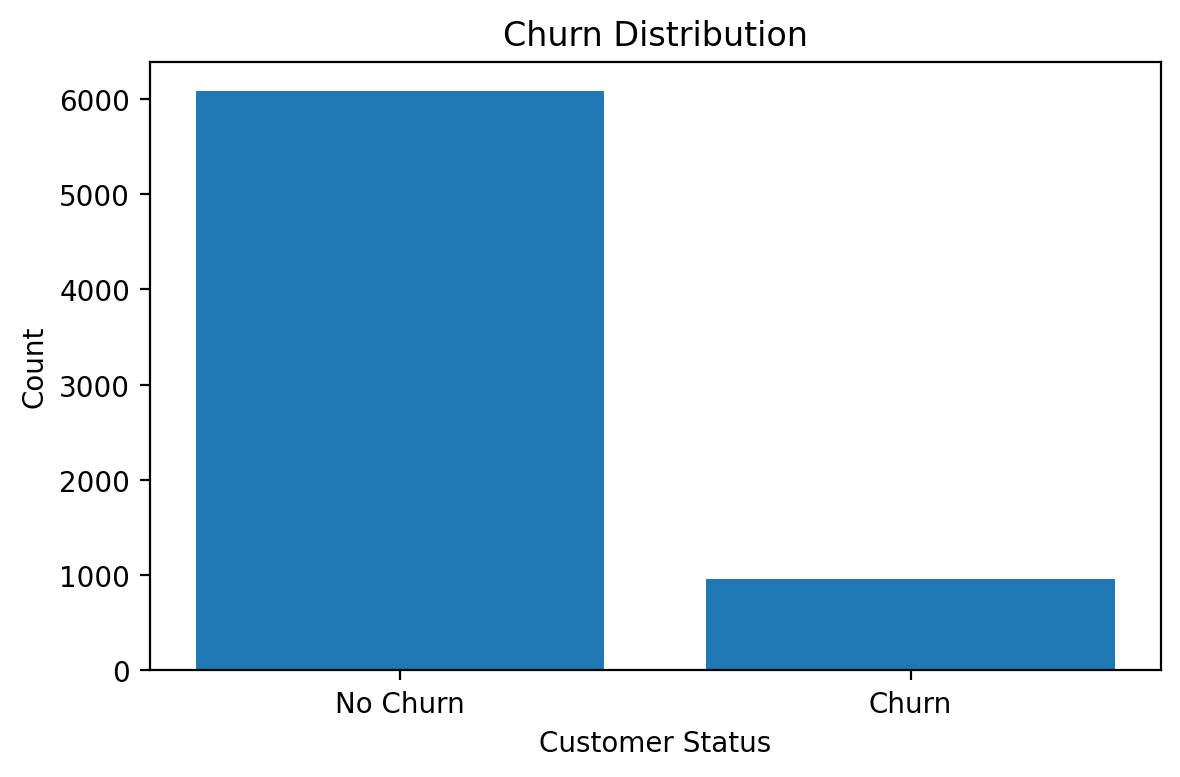
#> input picture artifacts/eda/churn_distribution.png, 1180 x 777 px
$ python new.py
#> lines starting #> are read from the running program, lines starting #| are printed output that depends on the picture
from pathlib import Path
from PIL import Image, ImageOps, ImageDraw

eda_dir = Path("artifacts/eda")

files = [
    eda_dir / "churn_distribution.png",
    eda_dir / "churn_vs_contract.png",
    eda_dir / "churn_vs_tenure.png",
    eda_dir / "churn_vs_monthly_charges.png",
    eda_dir / "correlation_heatmap.png",
]

images = [Image.open(f).convert("RGB") for f in files]
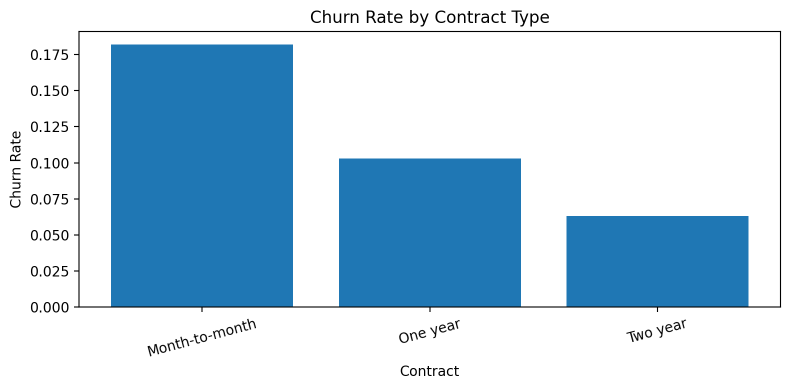
#> input picture artifacts/eda/churn_vs_contract.png, 1580 x 778 px (shown at 1/2 size)
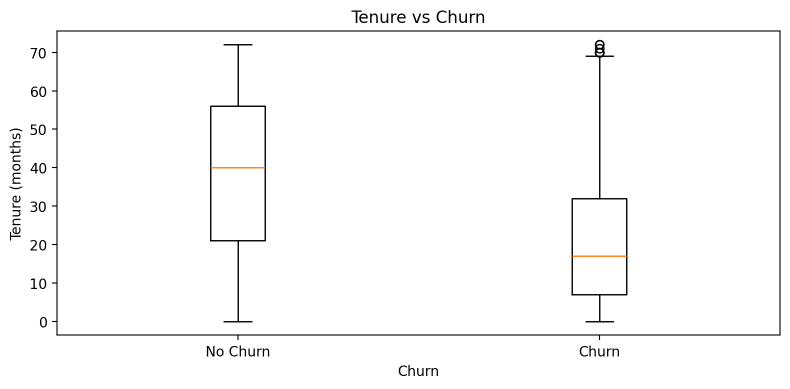
#> input picture artifacts/eda/churn_vs_tenure.png, 1580 x 777 px (shown at 1/2 size)
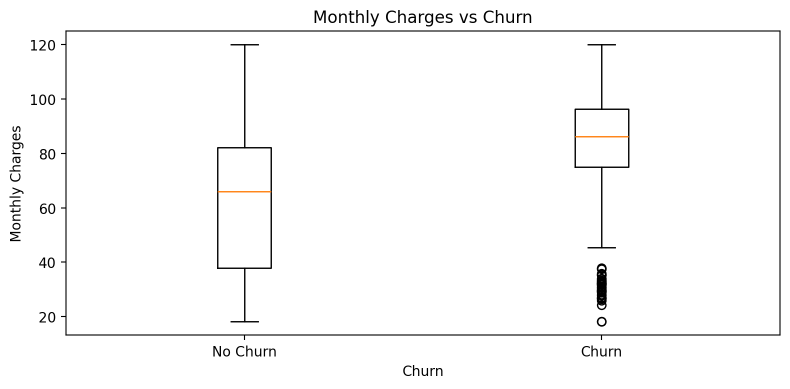
#> input picture artifacts/eda/churn_vs_monthly_charges.png, 1580 x 777 px (shown at 1/2 size)
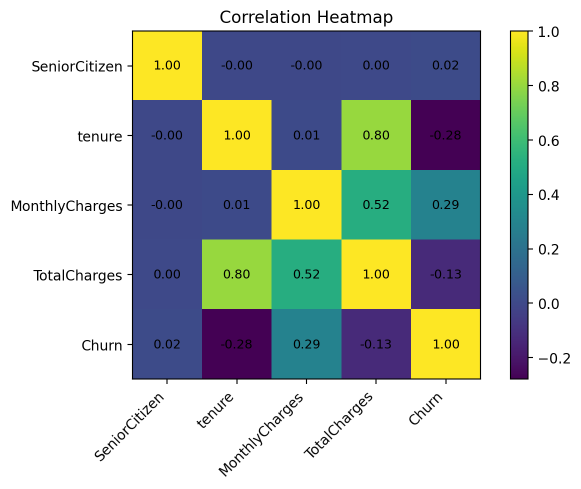
#> input picture artifacts/eda/correlation_heatmap.png, 1162 x 977 px (shown at 1/2 size)
#> images = 5 items
images = [ImageOps.contain(img, (900, 600)) for img in images]

cell_w, cell_h = 920, 620
canvas = Image.new("RGB", (cell_w * 2 + 40, cell_h * 3 + 180), "white")
#> canvas: PIL image 1880x2040 RGB; every value is 255
draw = ImageDraw.Draw(canvas)

draw.text((30, 20), "EDA Dashboard — Customer Churn Prediction", fill="black")
draw.text((30, 55), "Churn distribution, contract, tenure, charges, and correlation", fill="black")

positions = [
    (20, 100), (cell_w + 20, 100),
    (20, 100 + cell_h), (cell_w + 20, 100 + cell_h),
]

for img, pos in zip(images[:4], positions):
    canvas.paste(img, pos)
#> this loop made 4 passes
#> pos on passes 1 to 4: (20, 100), (940, 100), (20, 720), (940, 720)
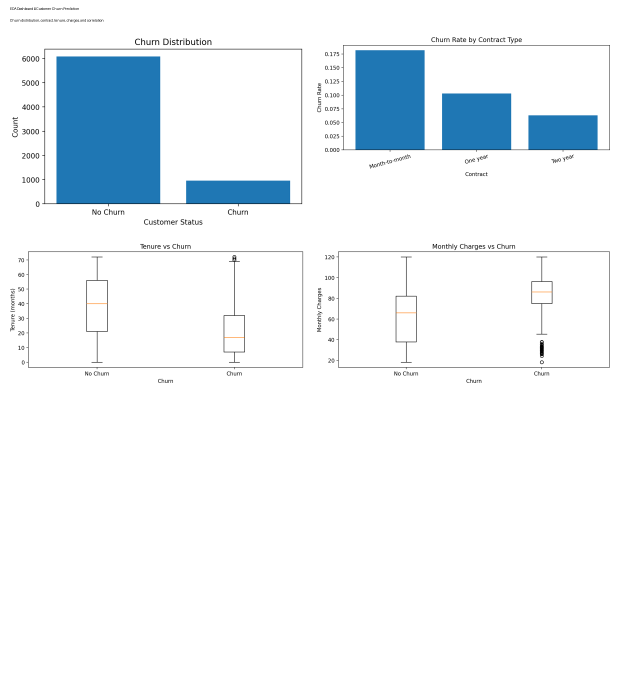
#> canvas: PIL image 1880x2040 RGB (shown at 1/3 size); mean R, G, B 236.7, 243, 247.4

# put the 5th plot centered at the bottom
bottom_x = (canvas.width - images[4].width) // 2
#> bottom_x = 583
canvas.paste(images[4], (bottom_x, 100 + cell_h * 2))
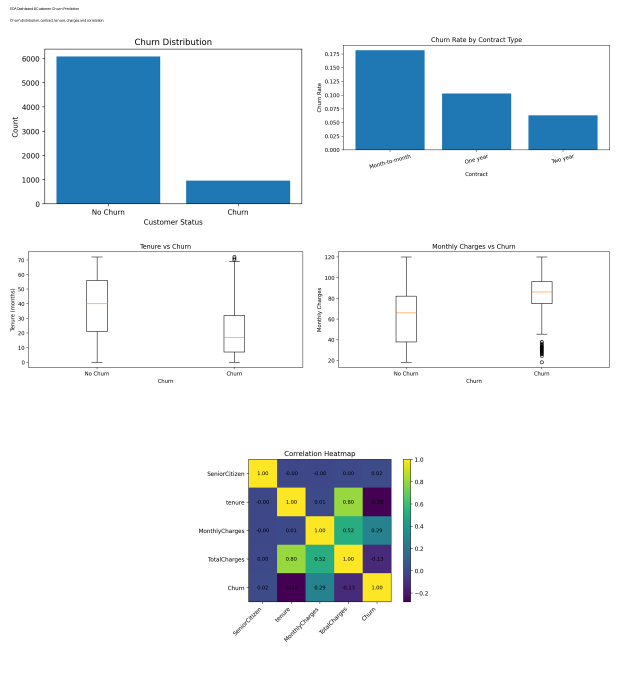
#> canvas: PIL image 1880x2040 RGB (shown at 1/3 size); mean R, G, B 228.5, 235.7, 239.3

canvas.save(eda_dir / "eda_dashboard.png")
print("Saved:", eda_dir / "eda_dashboard.png")
